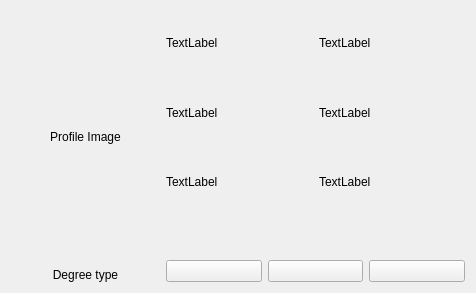
<?xml version="1.0" encoding="UTF-8"?>
<ui version="4.0">
 <class>CardStudentInfo</class>
 <widget class="QWidget" name="CardStudentInfo">
  <property name="geometry">
   <rect>
    <x>0</x>
    <y>0</y>
    <width>476</width>
    <height>293</height>
   </rect>
  </property>
  <property name="windowTitle">
   <string>Form</string>
  </property>
  <layout class="QHBoxLayout" name="horizontalLayout_2" stretch="1,2">
   <item>
    <layout class="QVBoxLayout" name="verticalLayout" stretch="1,0">
     <item>
      <widget class="QLabel" name="label">
       <property name="text">
        <string>Profile Image</string>
       </property>
       <property name="alignment">
        <set>Qt::AlignmentFlag::AlignCenter</set>
       </property>
      </widget>
     </item>
     <item>
      <widget class="QLabel" name="label_2">
       <property name="text">
        <string>Degree type</string>
       </property>
       <property name="alignment">
        <set>Qt::AlignmentFlag::AlignCenter</set>
       </property>
      </widget>
     </item>
    </layout>
   </item>
   <item>
    <layout class="QVBoxLayout" name="verticalLayout_2" stretch="1,0,0">
     <item>
      <layout class="QGridLayout" name="gridLayout">
       <item row="0" column="0">
        <widget class="QLabel" name="label_3">
         <property name="text">
          <string>TextLabel</string>
         </property>
        </widget>
       </item>
       <item row="0" column="1">
        <widget class="QLabel" name="label_6">
         <property name="text">
          <string>TextLabel</string>
         </property>
        </widget>
       </item>
       <item row="1" column="0">
        <widget class="QLabel" name="label_4">
         <property name="text">
          <string>TextLabel</string>
         </property>
        </widget>
       </item>
       <item row="1" column="1">
        <widget class="QLabel" name="label_7">
         <property name="text">
          <string>TextLabel</string>
         </property>
        </widget>
       </item>
       <item row="2" column="0">
        <widget class="QLabel" name="label_5">
         <property name="text">
          <string>TextLabel</string>
         </property>
        </widget>
       </item>
       <item row="2" column="1">
        <widget class="QLabel" name="label_8">
         <property name="text">
          <string>TextLabel</string>
         </property>
        </widget>
       </item>
      </layout>
     </item>
     <item>
      <spacer name="verticalSpacer">
       <property name="orientation">
        <enum>Qt::Orientation::Vertical</enum>
       </property>
       <property name="sizeHint" stdset="0">
        <size>
         <width>20</width>
         <height>40</height>
        </size>
       </property>
      </spacer>
     </item>
     <item>
      <layout class="QHBoxLayout" name="horizontalLayout">
       <item>
        <widget class="QPushButton" name="pushButton">
         <property name="text">
          <string/>
         </property>
        </widget>
       </item>
       <item>
        <widget class="QPushButton" name="pushButton_2">
         <property name="text">
          <string/>
         </property>
        </widget>
       </item>
       <item>
        <widget class="QPushButton" name="pushButton_3">
         <property name="text">
          <string/>
         </property>
        </widget>
       </item>
      </layout>
     </item>
    </layout>
   </item>
  </layout>
 </widget>
 <resources/>
 <connections/>
</ui>
